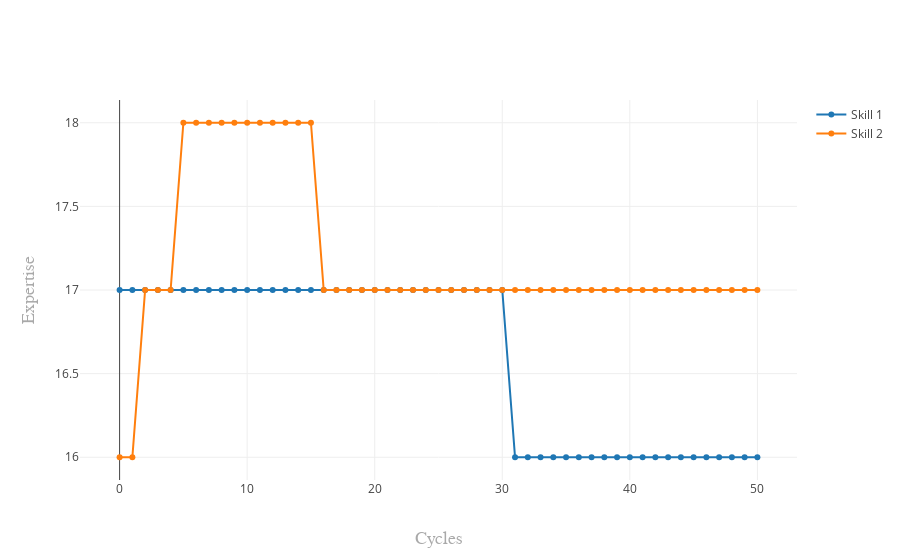

Source (notebook cell):
### Code cell
my_workplace.plot_skills(my_workplace.agents[1])

### Figure 1 — Plotly figure (JSON) as saved in the notebook; plotly's stock layout.template omitted (floating-point values rounded to 4 significant figures)
{"data": [{"mode": "lines+markers", "name": "Skill 1", "type": "scatter", "uid": "349cdd04-04c8-4c1f-9931-c178e272684c", "x": [0, 1, 2, 3, 4, 5, 6, 7, 8, 9, 10, 11, 12, 13, 14, 15, 16, 17, 18, 19, 20, 21, 22, 23, 24, 25, 26, 27, 28, 29, 30, 31, 32, 33, 34, 35, 36, 37, 38, 39, 40, 41, 42, 43, 44, 45, 46, 47, 48, 49, 50], "y": [17, 17, 17, 17, 17, 17, 17, 17, 17, 17, 17, 17, 17, 17, 17, 17, 17, 17, 17, 17, 17, 17, 17, 17, 17, 17, 17, 17, 17, 17, 17, 16, 16, 16, 16, 16, 16, 16, 16, 16, 16, 16, 16, 16, 16, 16, 16, 16, 16, 16, 16]}, {"mode": "lines+markers", "name": "Skill 2", "type": "scatter", "uid": "cece1435-afd7-4d33-a476-9bff2ca64a04", "x": [0, 1, 2, 3, 4, 5, 6, 7, 8, 9, 10, 11, 12, 13, 14, 15, 16, 17, 18, 19, 20, 21, 22, 23, 24, 25, 26, 27, 28, 29, 30, 31, 32, 33, 34, 35, 36, 37, 38, 39, 40, 41, 42, 43, 44, 45, 46, 47, 48, 49, 50], "y": [16, 16, 17, 17, 17, 18, 18, 18, 18, 18, 18, 18, 18, 18, 18, 18, 17, 17, 17, 17, 17, 17, 17, 17, 17, 17, 17, 17, 17, 17, 17, 17, 17, 17, 17, 17, 17, 17, 17, 17, 17, 17, 17, 17, 17, 17, 17, 17, 17, 17, 17]}], "layout": {"xaxis": {"title": "Cycles", "titlefont": {"color": "darkgrey", "family": "Arial, sans-serif", "size": 18}}, "yaxis": {"title": "Expertise", "titlefont": {"color": "darkgrey", "family": "Arial, sans-serif", "size": 18}}}}
